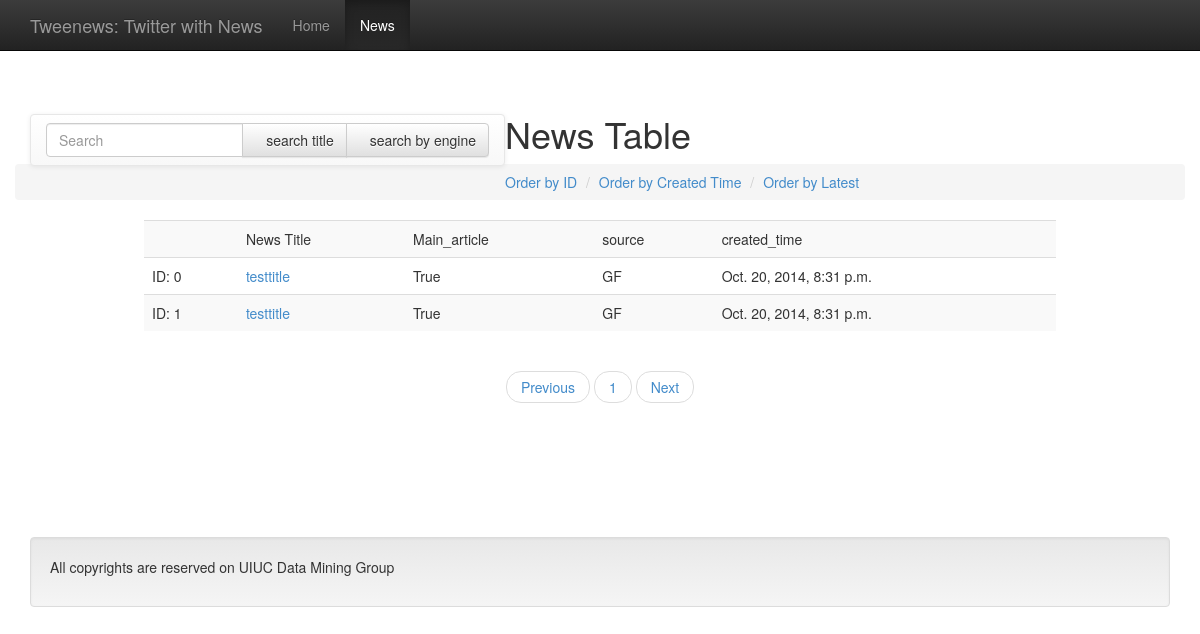
Page /overviews/news/ on the earlier database version.
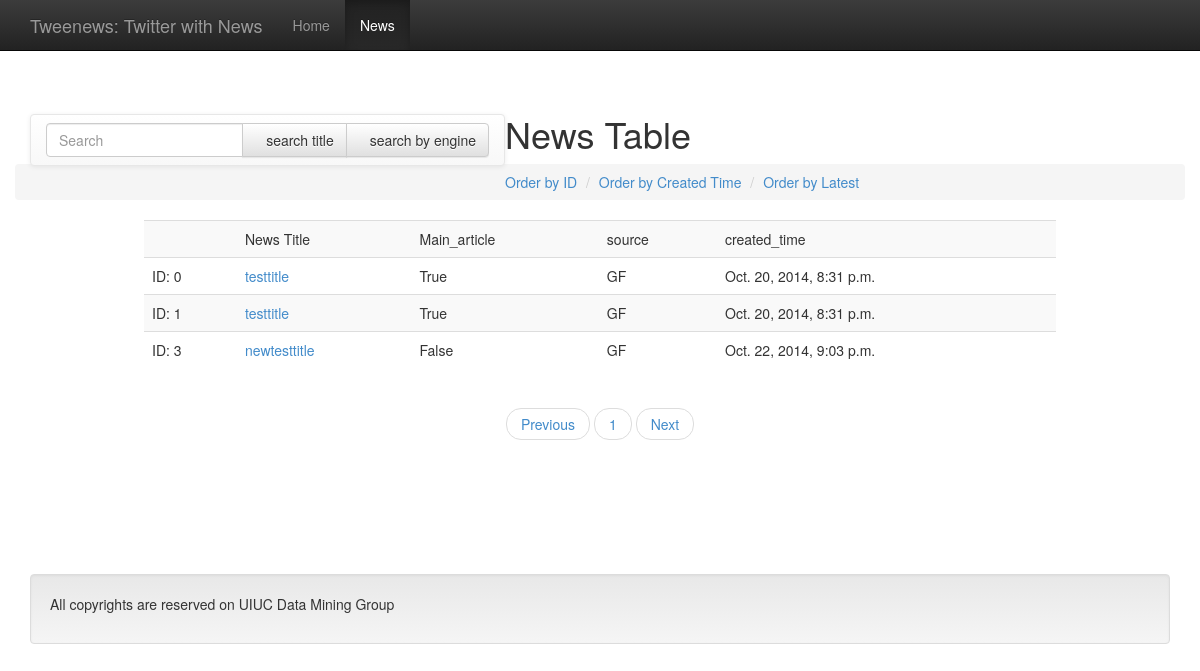
Same page on the later database version.
### overviews/models.py (models this page shows, shortened)
class News(models.Model):
    ID = models.BigIntegerField(primary_key = True)
    raw_text = models.CharField(max_length=10000)
    key_word = models.CharField(max_length=200, blank=True)
    source = models.CharField(max_length=30,default="GF")
    created_at = models.DateTimeField()
    local_time_zone = models.CharField(max_length = 20)
    title = models.CharField(max_length=200,default="testtitle")
    main_article = models.BooleanField(default=True)
    related_article = models.CharField(max_length=200,default="")
    url = models.CharField(max_length=200)

### overviews/views.py (the view)
# urls.py: url(r'^news/page(?P<pos>\d+)rank:(?P<rank_method>\d+)$', views.news, name='news_next'),
def news(request, pos = 1, rank_method = 0):
    news_set = None
    if(request.method == 'POST' and 'q' in request.POST):
        query =  request.POST['q']
        news_set = News.objects.filter(title__icontains=query)
        print 'Post ' + str(news_set.count())
    else:
        print 'FAIL'
    base_page = 1
    pos = max(int(pos),base_page)
    rank_method = int(rank_method)
    if news_set != None:
        total_num = news_set.count()
    else:
        total_num = News.objects.count()
    one_page = 100
    default_pagenum = 10
    end_pos = min( pos + default_pagenum , int(math.ceil(float(total_num)/float(one_page))))
    end_pos = max( pos , end_pos)
    print total_num, pos, end_pos
    if rank_method == 0:
        if news_set != None:
            all_news_list = news_set.order_by('ID')[(pos-1)*one_page:pos*one_page]
        else:
            all_news_list = News.objects.all().order_by('ID')[(pos-1)*one_page:pos*one_page]
    elif rank_method == 1:
        if news_set != None:
            all_news_list = news_set.order_by('created_at')[(pos-1)*one_page : pos*one_page]
        else:
            all_news_list = News.objects.all().order_by('created_at')[(pos-1)*one_page : pos*one_page]
    elif rank_method == 2:
        if news_set != None:
            all_news_list = news_set.order_by('-created_at')[(pos-1)*one_page : pos*one_page]
        else:
            all_news_list = News.objects.all().order_by('-created_at')[(pos-1)*one_page : pos*one_page]
    page_index = range(pos, end_pos+1)
    prev = max(1, pos - 1)
    nextPos = min(end_pos, pos+1)
    context = {'all_news_list':all_news_list, 'page_index':page_index, 'nextPos': nextPos,'prevPos': prev, 'rankmethod': rank_method,}
    if news_set != None:
        print context
    return render(request, 'news.html', context)

### overviews/templates/news.html (shortened to what this page needs)
{% load template_filters %}
<!DOCTYPE html>
<html lang="en">
  <head>
    <link href="{{ STATIC_URL }}css/bootstrap.css" rel="stylesheet">
    <link href="{{ STATIC_URL }}css/bootstrap-theme.min.css" rel="stylesheet">
    <link href="{{ STATIC_URL }}css/custom.css" rel="stylesheet">
  </head>
  <body>
    <div class="navbar navbar-inverse navbar-fixed-top" role="navigation">
      <div class="container">
        <div class="navbar-header">
          <a class="navbar-brand" href="#">Tweenews: Twitter with News</a>
        </div>
        <div class="navbar-collapse collapse">
          <ul class="nav navbar-nav">
            <li><a href="../">Home</a></li>
            <li class="active"><a href="">News</a></li>
          </ul>
        </div>
      </div>
    </div>
    <div class="container theme-showcase">
      <div class="col-md-5" id="search-navbar">
                    <div class="row">
                        <nav class="navbar navbar-default" id="nevbar" role="navigation">
                        <form class="navbar-form" role="search" method="post" action="{% url 'overview:news_home'%}">
                                <div class="input-group">
                                    <input id="searchContent" type="text" class="form-control" placeholder="Search" value="" name="q">
                                    <div class="input-group-btn">
                                    <button class="btn btn-default" type="submit" id="titleSearch"><i class="glyphicon  glyphicon-search"></i>search title</button>
                                        <button class="btn btn-default" type="submit" onclick="toSearch()"><i class="glyphicon glyphicon-search"></i>search by engine</button>
                                    </div>
                                 </div>
                            </form>
                            </nav>
                            </div>
                            </div>
<h1> News Table </h1>
<div class="row" id="order">
                        <ol class="breadcrumb">
                            <li><a href="{% url 'overview:news_next' 0 0 %}">Order by ID</a></li>
                            <li><a href="{% url 'overview:news_next' 0 1 %}">Order by Created Time</a></li>
                            <li><a href="{% url 'overview:news_next' 0 2 %}">Order by Latest</a></li>
                        </ol>
                    </div>
{% if all_news_list %}
<div align="center">
	<table class="table table-striped" style="width:80%">
	  <tr>
    <td></td>
	    <td>News Title</td>
	    <td>Main_article</td>
	    <td>source</td>
	    <td>created_time</td>
	  </tr>
	  {% for news in all_news_list %}
	  <tr>
      <td>ID: {{ news.ID }}</td>
	    <td><a href=" {% url 'overview:tweet_with_news' news.ID %}">{{ news.title }}</a></td>
	    <td>{{ news.main_article }}</td>
	    <td>{{ news.source }}</td>
	    <td>{{ news.created_at }}</td>
	  </tr>
	  {% endfor %}
	</table>
</div>
{% else %}
    <p>No news are available.</p>
{% endif %}
        <div class="row" id="pager">
         <ul class="pager">
         <li><a href="{% url 'overview:news_next' prevPos  rankmethod %}">Previous</a></li>
         {%for pos in page_index %}
          <li><a href="{% url 'overview:news_next' pos  rankmethod  %}">{{pos}}</a></li>
          {%endfor%}
          <li><a href="{% url 'overview:news_next' nextPos  rankmethod %}">Next</a></li>
          </ul>
        </div>
      <div class="well">
        <p>All copyrights are reserved on UIUC Data Mining Group</p>
      </div>
    </div>
  </body>
</html>

Differences in the rows shown:
added News: ID "3", title "newtesttitle", main_article "False", source "GF", created_at "Oct. 22, 2014, 9:03 p.m."
